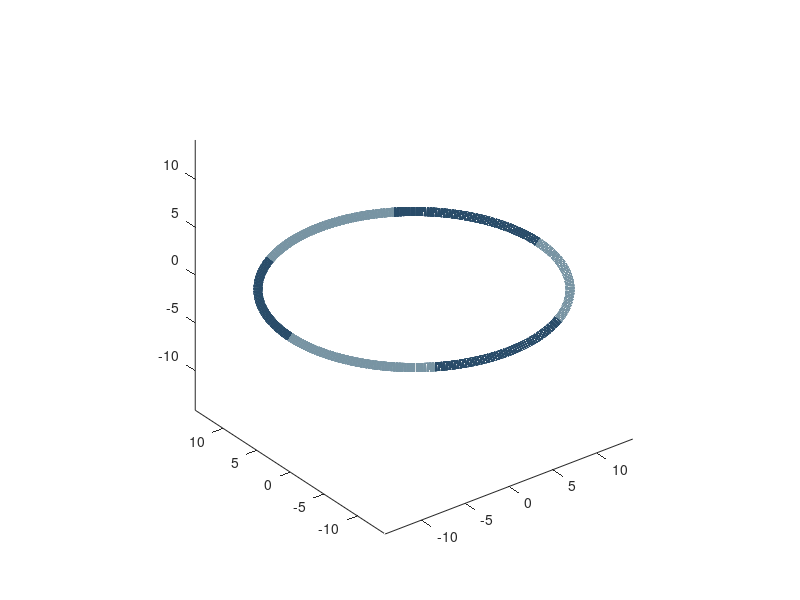

Here is the MATLAB script that generated this plot: (Note: this script raises an error after producing the figure.)
% 参数
D = 87*0.34*3/pi; %直径 87*0.34*3/2/pi  约14.12*2
d = 6.32; %线径,得下面手动修改
dtheta = 60; %每一段对应的角度（此处修改为60）
turning = 240; %每一段的旋转角度
N = 50; %段数
% Color = {[1,0.76,0.5],[0.34,0.63,0.98]}   %nature 橙蓝
 Color = {[0.47, 0.58, 0.64],[0.16, 0.30, 0.41]}      %蓝   
% Color = {[0.70, 0.80, 0.59],[0.42, 0.49, 0.33]}      %绿   
%Color = {[0.86, 0.85, 0.87],[0.53, 0.52, 0.54]}      %灰   

% 变量初始化
a0 = [0, 0, 0];
ax0 = plot3(a0(1), a0(2), a0(3));
axis equal
hold on;

theta = zeros(N, dtheta); %角度变量
x = zeros(N, dtheta); %x坐标
y = zeros(N, dtheta); %y坐标
z = zeros(N, dtheta); %z坐标
a = zeros(N, 3); %旋转轴方向
axHandle = cell(1, N); %旋转轴的指针
lnHandle = cell(1, N); %线段的指针

% 先把每一段线段画出来，不旋转
for i = 1:N
    theta(i, :) = linspace((i-1)*dtheta/180*pi, i*dtheta/180*pi, dtheta);
    x(i, :) = D/2*cos(theta(i, :));
    y(i, :) = D/2*sin(theta(i, :));
    a(i, :) = [cos(i*dtheta/180*pi+pi/2), sin(i*dtheta/180*pi+pi/2), 0];
    lnHandle{i} = plot3(x(i, :), y(i, :), z(i, :), '-','Color',Color{mod(i,2)+1},'linewidth',6.32);
    axHandle{i} = plot3(a(i, 1), a(i, 2), a(i, 3), 'Marker', 'none','linewidth',6.32);
end

% 依次旋转每一段线段，第一段转一次，第二段转两次，依此类推
for j = 2:N
    rotationAxis = [axHandle{j-1}.XData-ax0.XData, axHandle{j-1}.YData-ax0.YData, axHandle{j-1}.ZData-ax0.ZData];
    rotationPoint = [lnHandle{j-1}.XData(end), lnHandle{j-1}.YData(end), lnHandle{j-1}.ZData(end)];
    rotate(ax0, rotationAxis, turning, rotationPoint);
    for k = j:N
        rotate([lnHandle{k}, axHandle{k}], rotationAxis, turning, rotationPoint);
    end
end

% 保存旋转后的线段坐标
for k = 1:N
    x(k, :) = lnHandle{k}.XData;
    y(k, :) = lnHandle{k}.YData;
    z(k, :) = lnHandle{k}.ZData;
end
thetaData = reshape(theta', 1, []);
xData = reshape(x', 1, []);
yData = reshape(y', 1, []);
zData = reshape(z', 1, []);

% 将线段转为垂直于x-y平面
for k = 1:N
    rotate(lnHandle{k}, cross([0 0 1], [-6.225 10.78 -3.594]), -acos(dot([0 0 1], [-6.225 10.78 -3.594])/(norm([-6.225 10.78 -3.594])))/pi*180, [0 0 0]);
end

% %将线段平移
for k=1:N
    lnHandle{k}.XData = lnHandle{k}.XData-9.788;
    lnHandle{k}.YData = lnHandle{k}.YData-5.653;
    lnHandle{k}.ZData = lnHandle{k}.ZData+6.789;
end